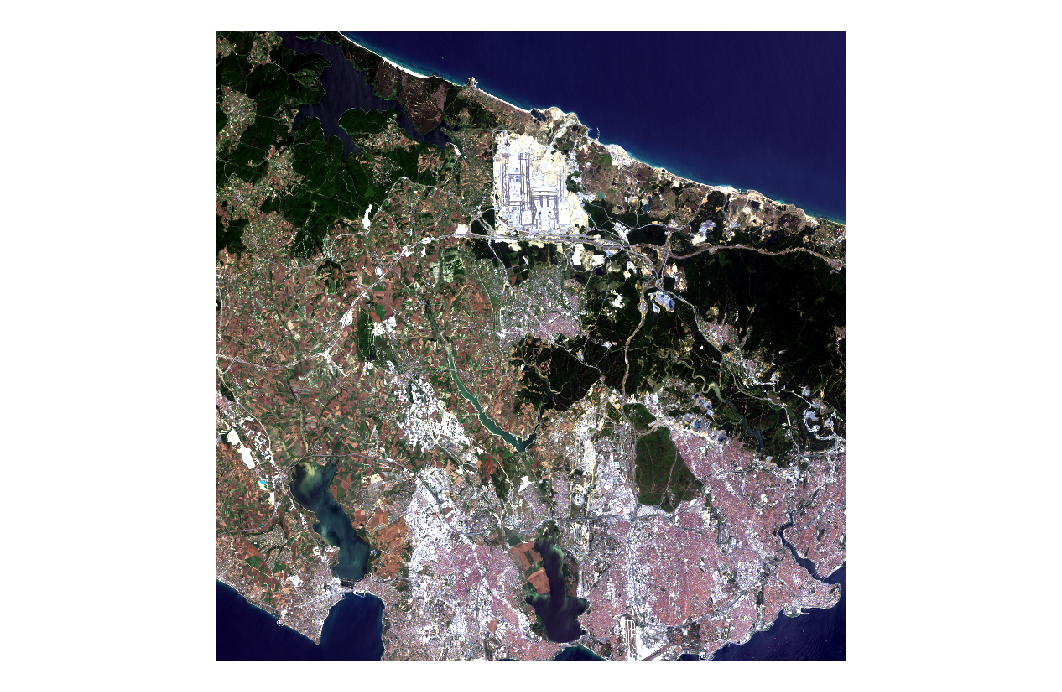
#> input picture Test_Images/Landsat8_2020.tif, 1062 x 692 px, found by its file name
$ jupyter execute 'Using NDVI Index in Remote Sensing.ipynb'   (shell and % lines are left out)
#> lines starting #> are read from the running program, lines starting #| are printed output that depends on the picture; after the words box and inside, x2 and y2 are one past the last pixel; in counts of white or black regions, pixels touching at a corner belong together
# GEO468E - Special Topics in Remote Sensing Indiviual Homework

## NDVI Calculation & Analyze for Landsat 8 Data

* __Yakup Ata Özarslan - 010160529__

* __Due Date: 15/01/2021__

## [For More Information Please Contacting Me With (Click Here!)](https://ataozarslan.github.io/)

[cell 1]
# Importing necessary libraries

import re
import numpy as np
from skimage import io, exposure
import skimage.io
from matplotlib import pyplot as plt

[cell 2]
# The code for showing graphs

[cell 3]
# Defining some function for using during the project

def read_image(image_path):
    image = skimage.io.imread(image_path, plugin='tifffile')
#> image is the input picture: shape (692, 1062, 4); mean R, G, B, A 47.7, 46, 48.3, 137.7
    return image

def image_show(image, color_map, title):
    """
    Show image
    Input:
    img - 2D array of uint16 type
    color_map - string
    title - string
    """
    fig = plt.figure(figsize=(10, 10))
    fig.set_facecolor('white')
    plt.imshow(image, cmap=color_map)
    plt.title(title)
    plt.show()

def image_adjust_brightness(image, limit_left, limit_right, color_map, title):
    """
    Adjust image brightness and plot the image
    Input:
    img - 2D array of uint16 type
    limit_left - integer
    limit_right - integer
    color_map - string
    title - string
    """
    image_ha = exposure.rescale_intensity(image, (limit_left, limit_right))

    fig = plt.figure(figsize=(10, 10))
    fig.set_facecolor('white')
    plt.imshow(image_ha, cmap=color_map)
    plt.title(title)
    plt.colorbar()
    plt.show()

    return image_ha

[cell 4]
# Importing the Landsat8 satellite image taken on 8 July 2020.

image_path = r"E:\Desktop\ITU\2020_2021\GEO468E\Individual_Homework\Test_Images\Landsat8_2020.tif"

image1 = read_image(image_path)

[cell 5]
# Landsat8 satellite image taken on 8 July 2020 in RGB band combination.

plt.figure(figsize=(15, 15))
plt.imshow(image1)

[cell 6]
# Importing the Landsat8 satellite image taken on 3 May 2017.

image_path = r"E:\Desktop\ITU\2020_2021\GEO468E\Individual_Homework\Test_Images\Landsat8_2017.tif"

image2 = read_image(image_path)
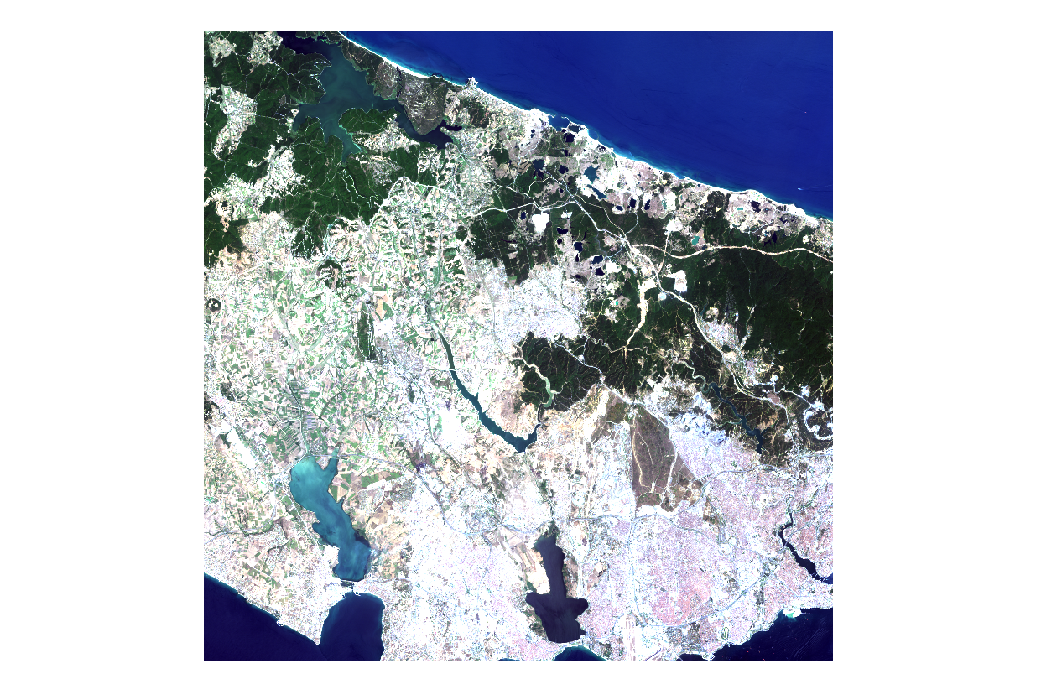
#> input picture Test_Images/Landsat8_2017.tif, 1062 x 692 px, found by its file name
#> in read_image, image is the input picture: shape (692, 1062, 4); mean R, G, B, A 72.9, 78.4, 86.1, 137.5

[cell 7]
# Landsat8 satellite image taken on 3 May 2017 in RGB band combination.

plt.figure(figsize=(15, 15))
plt.imshow(image2)

[cell 8]
# Obtaining the bands to be used in first image

red_1 = image1[:,:,0]
NIR_1 = image1[:,:,-1]
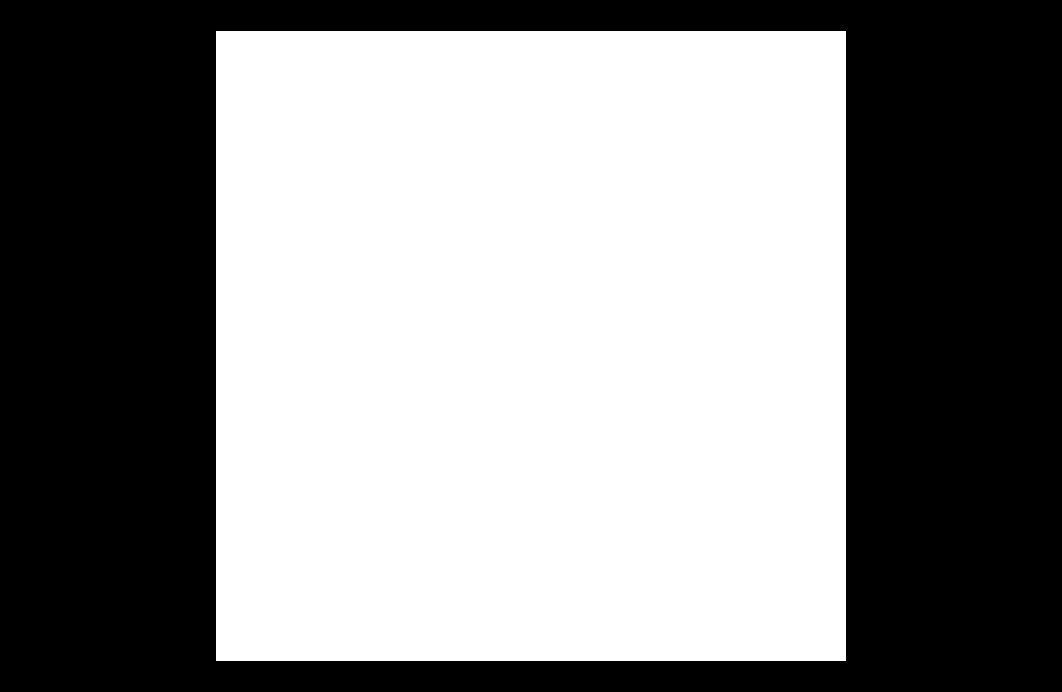
#> NIR_1: shape (692, 1062); 54% white; 1 black region, box (x1, y1, x2, y2) and area: (0, 0, 1062, 692) 338004

np_NIR_1 = NIR_1.astype(np.float32)
np_red_1 = red_1.astype(np.float32)

[cell 9]
# Calculating NDVI index for first image

ndvi_1 = (np_NIR_1 - np_red_1) / (np_NIR_1 + np_red_1)

- In these images, dark red areas between 0.8 and 1 show the vegetation cover of the region.

[cell 10]
# Creating a satellite image of the computed index

img_ha_1 = image_adjust_brightness(ndvi_1, 0, 1, 'OrRd', 'NDVI Index for Landsat8 image in 2020')

[cell 11]
# Obtaining the bands to be used in second image

red_2 = image2[:,:,0]
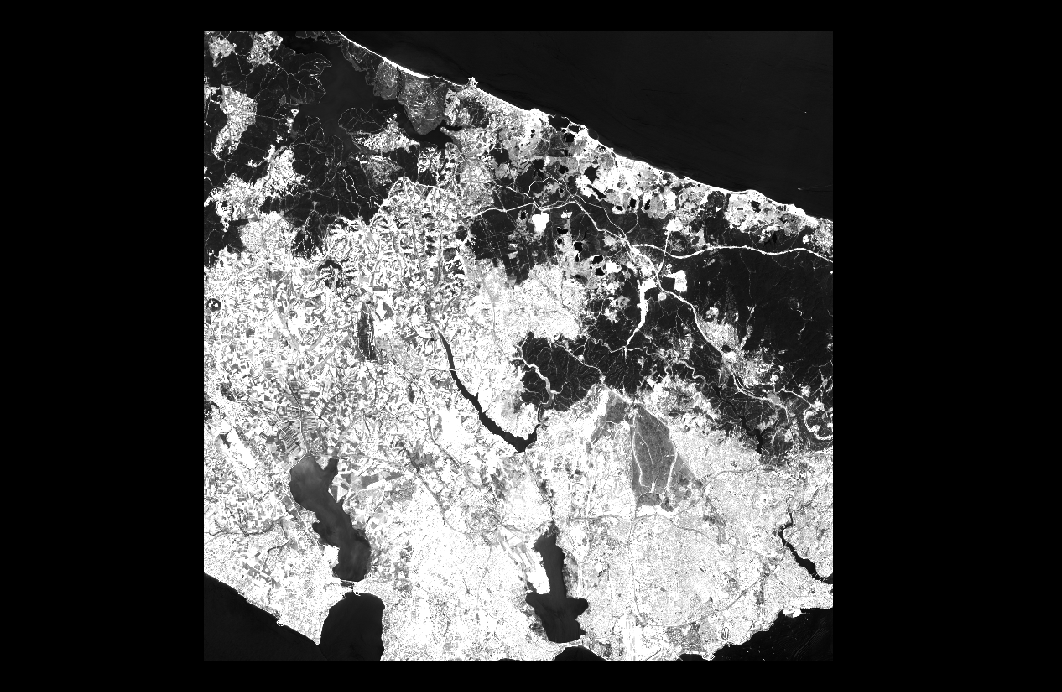
#> red_2: shape (692, 1062); min 0, max 255, mean 72.9
NIR_2 = image2[:,:,-1]
#> NIR_2: shape (692, 1062); 53.9% white; 1 black region, box (x1, y1, x2, y2) and area: (0, 0, 1062, 692) 338634

np_NIR_2 = NIR_2.astype(np.float32)
np_red_2 = red_2.astype(np.float32)

[cell 12]
# Calculating NDVI index for second image

ndvi_2 = (np_NIR_2 - np_red_2) / (np_NIR_2 + np_red_2)

[cell 13]
# Creating a satellite image of the computed index

img_ha_2 = image_adjust_brightness(ndvi_2, 0, 1, 'OrRd', 'NDVI for Landsat8 2017')

[cell 14]
# Image created from the difference of 2 satellite images

img_ha_3 = image_adjust_brightness(ndvi_2 - ndvi_1, 0, 1, 'OrRd', 'Difference Between 2 Satellite Images In NDVI Index')
#> call 3 of image_adjust_brightness, with limit_left = 0, limit_right = 1, color_map = 'OrRd'
#> in image_adjust_brightness (call 3), `image_ha = exposure.rescale_intensity(image, (limit_left, limit_right))`:
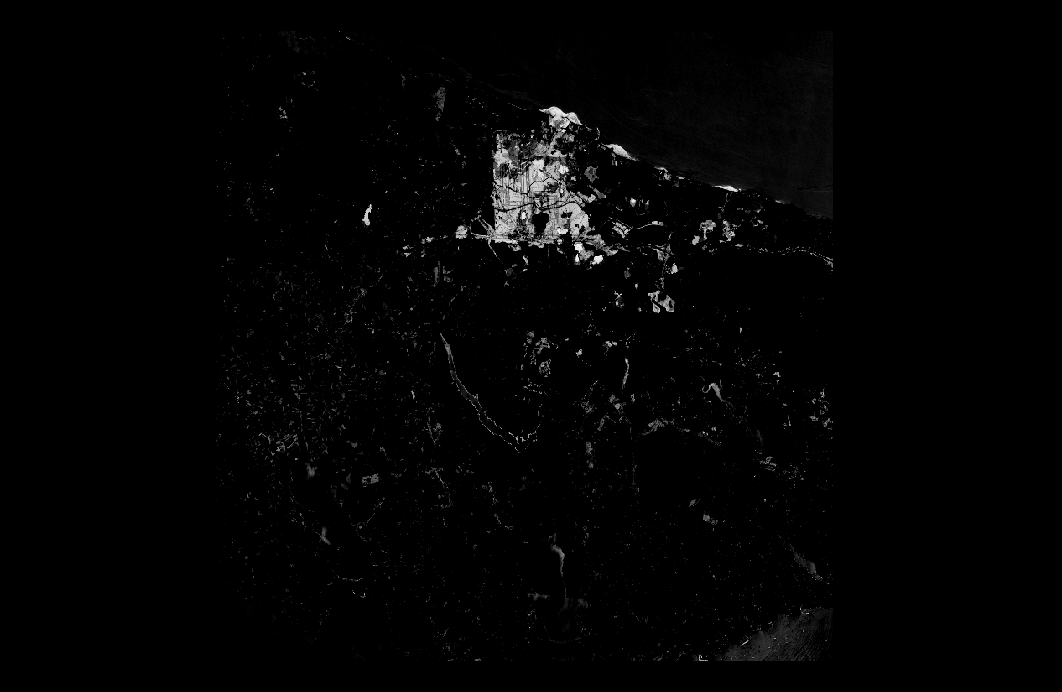
#> image_ha: shape (692, 1062) float32; 47.11% of the values are NaN or infinite; the others: min 0, max 0.969, mean 0.0241; drawn with min black, max white, NaN and infinite black
#> in image_adjust_brightness (call 3), `image_ha = exposure.rescale_intensity(image, (limit_left, limit_right))`:
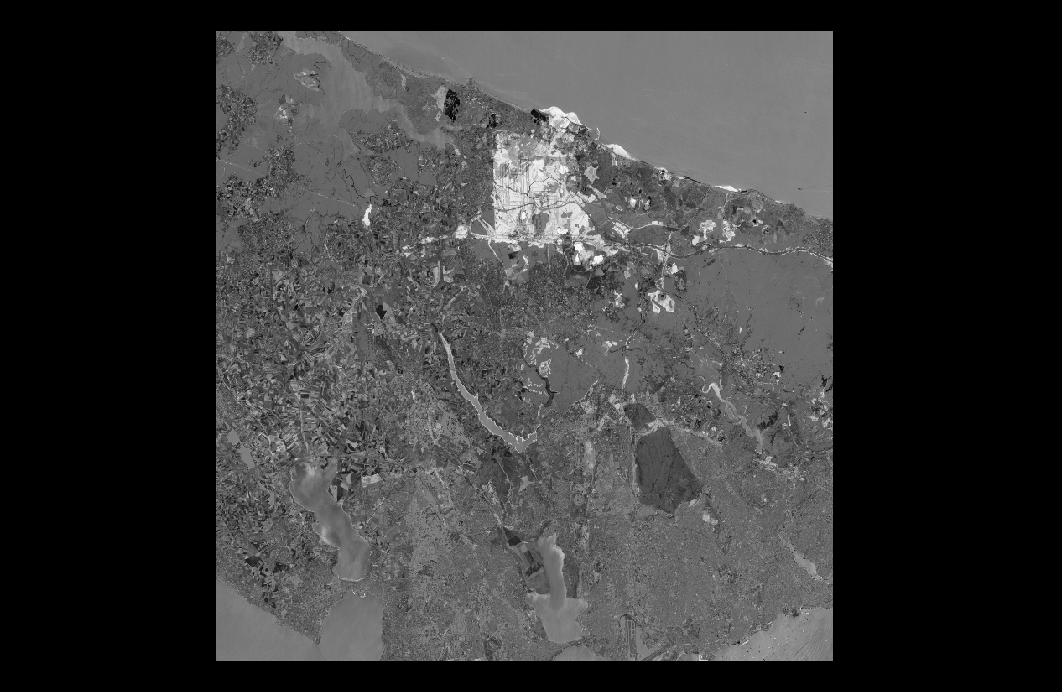
#> image: shape (692, 1062) float32; 47.11% of the values are NaN or infinite; the others: min -0.962, max 0.969, mean -0.158; drawn with min black, max white, NaN and infinite black

[cell 15]
# Getting closer to the region where the difference is too much compared to the image obtained above

image_show(img_ha_1[100:300, 400:700], 'OrRd', 'NDVI Image on 8 July 2020 (zoomed area)')

image_show(img_ha_2[100:300, 400:700], 'OrRd', 'NDVI Image on 3 May 2017 (zoomed area)')
#> call 2 of image_show, with color_map = 'OrRd', title = 'NDVI Image on 3 May 2017 (zoomed area)'
#> in image_show (call 2), `plt.show()`:
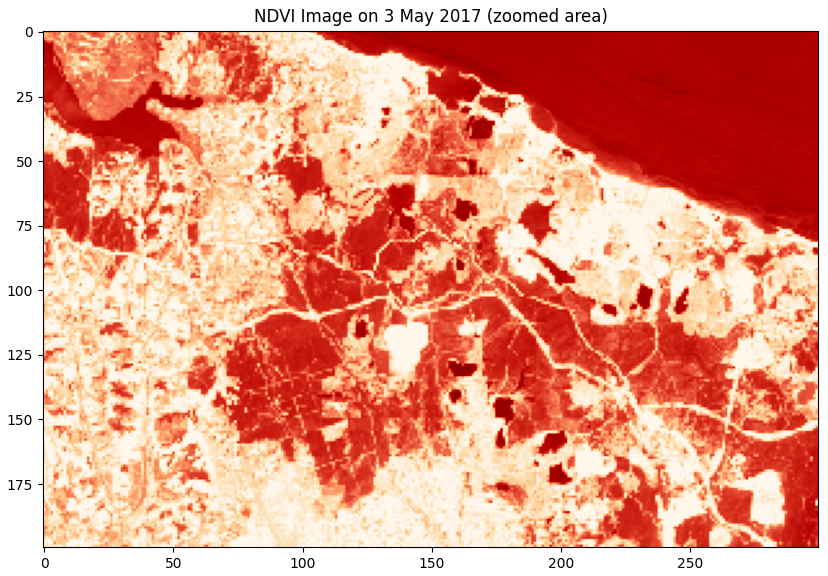
#> figure drawn by matplotlib, 1 panel
